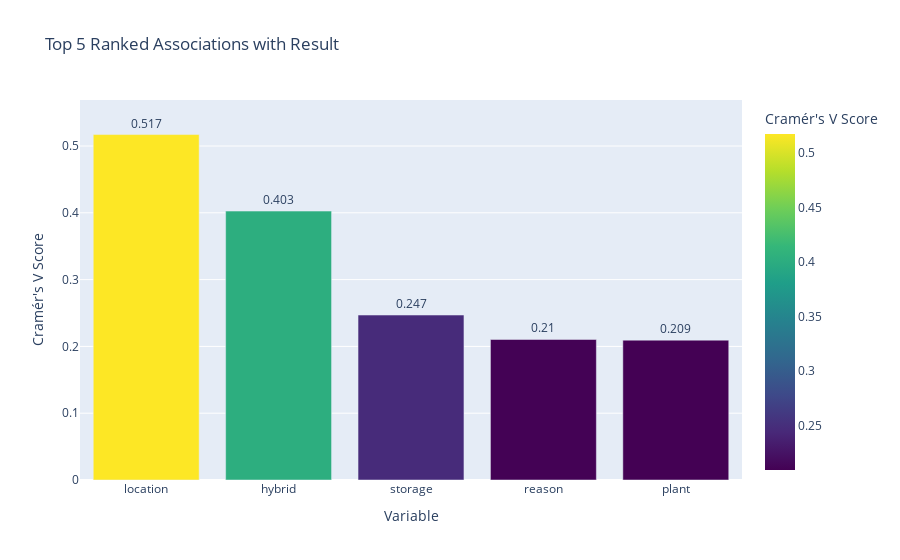

The notebook cell this image was saved under:
### Code cell
df_associations = pd.DataFrame(cramers_v["corr"])
sorted_associations = pd.DataFrame(
    df_associations["result"].sort_values(ascending=False)[1:6]
)

fig4 = px.bar(
    sorted_associations,
    y="result",
    x=sorted_associations.index,
    color="result",
    color_continuous_scale="viridis",
    title="Top 5 Ranked Associations with Result",
    labels={"index": "Variable", "result": "Cramér's V Score"},
)

fig4.update_yaxes(range=[0, max(sorted_associations["result"]) * 1.1])
fig4.update_traces(text=round(sorted_associations["result"], 3), textposition="outside")

fig4.show()

### Figure 1 — Plotly figure (JSON) as saved in the notebook; plotly's stock layout.template omitted (floating-point values rounded to 4 significant figures)
{"data": [{"alignmentgroup": "True", "hovertemplate": "Variable=%{x}<br>Cramér's V Score=%{marker.color}<extra></extra>", "legendgroup": "", "marker": {"color": [0.5172, 0.4026, 0.2469, 0.2104, 0.2094], "coloraxis": "coloraxis", "pattern": {"shape": ""}}, "name": "", "offsetgroup": "", "orientation": "v", "showlegend": false, "text": [0.517, 0.403, 0.247, 0.21, 0.209], "textposition": "outside", "type": "bar", "x": ["location", "hybrid", "storage", "reason", "plant"], "xaxis": "x", "y": [0.5172, 0.4026, 0.2469, 0.2104, 0.2094], "yaxis": "y"}], "layout": {"barmode": "relative", "coloraxis": {"colorbar": {"title": {"text": "Cramér's V Score"}}, "colorscale": [[0, "#440154"], [0.1111, "#482878"], [0.2222, "#3e4989"], [0.3333, "#31688e"], [0.4444, "#26828e"], [0.5556, "#1f9e89"], [0.6667, "#35b779"], [0.7778, "#6ece58"], [0.8889, "#b5de2b"], [1, "#fde725"]]}, "legend": {"tracegroupgap": 0}, "title": {"text": "Top 5 Ranked Associations with Result"}, "xaxis": {"anchor": "y", "domain": [0, 1], "title": {"text": "Variable"}}, "yaxis": {"anchor": "x", "domain": [0, 1], "range": [0, 0.5689], "title": {"text": "Cramér's V Score"}}}}
